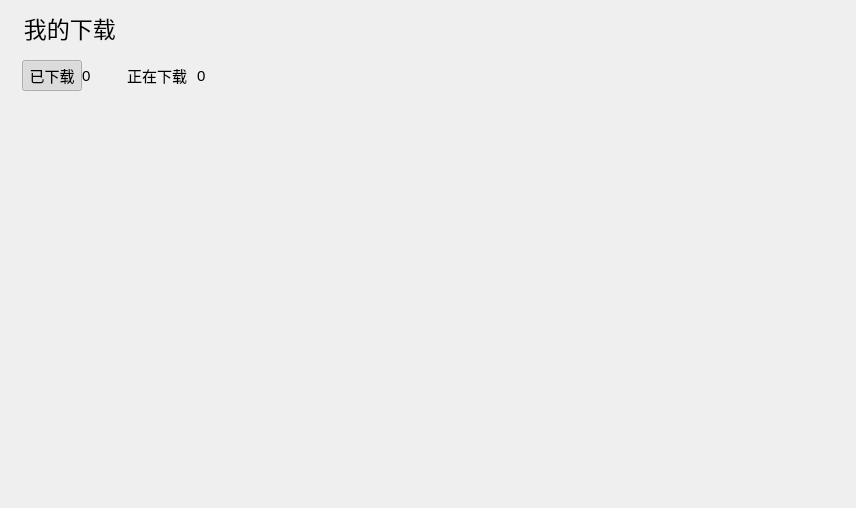
<?xml version="1.0" encoding="UTF-8"?>
<ui version="4.0">
 <class>ListenMyDownload</class>
 <widget class="QWidget" name="ListenMyDownload">
  <property name="geometry">
   <rect>
    <x>0</x>
    <y>0</y>
    <width>856</width>
    <height>508</height>
   </rect>
  </property>
  <property name="windowTitle">
   <string>ListenMyDownload</string>
  </property>
  <layout class="QVBoxLayout" name="verticalLayout_3">
   <item>
    <widget class="QLabel" name="title_label">
     <property name="font">
      <font>
       <pointsize>17</pointsize>
       <bold>false</bold>
      </font>
     </property>
     <property name="text">
      <string>  我的下载</string>
     </property>
     <property name="scaledContents">
      <bool>true</bool>
     </property>
    </widget>
   </item>
   <item>
    <widget class="QWidget" name="guide_widget" native="true">
     <layout class="QHBoxLayout" name="horizontalLayout_8">
      <property name="leftMargin">
       <number>11</number>
      </property>
      <property name="bottomMargin">
       <number>5</number>
      </property>
      <item>
       <widget class="QWidget" name="guide_widget1" native="true">
        <layout class="QVBoxLayout" name="verticalLayout">
         <property name="spacing">
          <number>2</number>
         </property>
         <property name="leftMargin">
          <number>0</number>
         </property>
         <property name="topMargin">
          <number>0</number>
         </property>
         <property name="rightMargin">
          <number>0</number>
         </property>
         <property name="bottomMargin">
          <number>0</number>
         </property>
         <item>
          <layout class="QHBoxLayout" name="horizontalLayout">
           <property name="spacing">
            <number>0</number>
           </property>
           <item>
            <widget class="QPushButton" name="downloaded_pushButton">
             <property name="sizePolicy">
              <sizepolicy hsizetype="Fixed" vsizetype="Fixed">
               <horstretch>0</horstretch>
               <verstretch>0</verstretch>
              </sizepolicy>
             </property>
             <property name="minimumSize">
              <size>
               <width>60</width>
               <height>0</height>
              </size>
             </property>
             <property name="maximumSize">
              <size>
               <width>60</width>
               <height>16777215</height>
              </size>
             </property>
             <property name="font">
              <font>
               <pointsize>11</pointsize>
              </font>
             </property>
             <property name="cursor">
              <cursorShape>PointingHandCursor</cursorShape>
             </property>
             <property name="text">
              <string>已下载</string>
             </property>
             <property name="checkable">
              <bool>true</bool>
             </property>
             <property name="checked">
              <bool>true</bool>
             </property>
             <property name="flat">
              <bool>true</bool>
             </property>
            </widget>
           </item>
           <item>
            <widget class="QLabel" name="downloaded_number_label">
             <property name="font">
              <font>
               <pointsize>11</pointsize>
               <bold>false</bold>
              </font>
             </property>
             <property name="cursor">
              <cursorShape>PointingHandCursor</cursorShape>
             </property>
             <property name="styleSheet">
              <string notr="true"/>
             </property>
             <property name="text">
              <string>0</string>
             </property>
            </widget>
           </item>
          </layout>
         </item>
         <item>
          <widget class="QLabel" name="idx1_lab">
           <property name="sizePolicy">
            <sizepolicy hsizetype="Preferred" vsizetype="Fixed">
             <horstretch>0</horstretch>
             <verstretch>0</verstretch>
            </sizepolicy>
           </property>
           <property name="minimumSize">
            <size>
             <width>20</width>
             <height>0</height>
            </size>
           </property>
           <property name="maximumSize">
            <size>
             <width>16777215</width>
             <height>12</height>
            </size>
           </property>
           <property name="text">
            <string/>
           </property>
           <property name="scaledContents">
            <bool>false</bool>
           </property>
           <property name="alignment">
            <set>Qt::AlignCenter</set>
           </property>
          </widget>
         </item>
        </layout>
       </widget>
      </item>
      <item>
       <spacer name="horizontalSpacer_2">
        <property name="orientation">
         <enum>Qt::Horizontal</enum>
        </property>
        <property name="sizeType">
         <enum>QSizePolicy::Fixed</enum>
        </property>
        <property name="sizeHint" stdset="0">
         <size>
          <width>20</width>
          <height>20</height>
         </size>
        </property>
       </spacer>
      </item>
      <item>
       <widget class="QWidget" name="guide_widget2" native="true">
        <layout class="QVBoxLayout" name="verticalLayout_2">
         <property name="spacing">
          <number>2</number>
         </property>
         <property name="leftMargin">
          <number>0</number>
         </property>
         <property name="topMargin">
          <number>0</number>
         </property>
         <property name="rightMargin">
          <number>0</number>
         </property>
         <property name="bottomMargin">
          <number>0</number>
         </property>
         <item>
          <layout class="QHBoxLayout" name="horizontalLayout_2">
           <property name="spacing">
            <number>0</number>
           </property>
           <item>
            <widget class="QPushButton" name="downloading_pushButton">
             <property name="sizePolicy">
              <sizepolicy hsizetype="Fixed" vsizetype="Fixed">
               <horstretch>0</horstretch>
               <verstretch>0</verstretch>
              </sizepolicy>
             </property>
             <property name="minimumSize">
              <size>
               <width>80</width>
               <height>0</height>
              </size>
             </property>
             <property name="maximumSize">
              <size>
               <width>80</width>
               <height>16777215</height>
              </size>
             </property>
             <property name="font">
              <font>
               <pointsize>11</pointsize>
              </font>
             </property>
             <property name="cursor">
              <cursorShape>PointingHandCursor</cursorShape>
             </property>
             <property name="text">
              <string>正在下载</string>
             </property>
             <property name="checkable">
              <bool>true</bool>
             </property>
             <property name="flat">
              <bool>true</bool>
             </property>
            </widget>
           </item>
           <item>
            <widget class="QLabel" name="downloading_number_label">
             <property name="font">
              <font>
               <pointsize>11</pointsize>
              </font>
             </property>
             <property name="cursor">
              <cursorShape>PointingHandCursor</cursorShape>
             </property>
             <property name="text">
              <string>0</string>
             </property>
            </widget>
           </item>
          </layout>
         </item>
         <item>
          <widget class="QLabel" name="idx2_lab">
           <property name="sizePolicy">
            <sizepolicy hsizetype="Preferred" vsizetype="Fixed">
             <horstretch>0</horstretch>
             <verstretch>0</verstretch>
            </sizepolicy>
           </property>
           <property name="minimumSize">
            <size>
             <width>20</width>
             <height>0</height>
            </size>
           </property>
           <property name="maximumSize">
            <size>
             <width>16777215</width>
             <height>12</height>
            </size>
           </property>
           <property name="text">
            <string/>
           </property>
           <property name="scaledContents">
            <bool>false</bool>
           </property>
           <property name="alignment">
            <set>Qt::AlignCenter</set>
           </property>
          </widget>
         </item>
        </layout>
       </widget>
      </item>
      <item>
       <spacer name="horizontalSpacer">
        <property name="orientation">
         <enum>Qt::Horizontal</enum>
        </property>
        <property name="sizeHint" stdset="0">
         <size>
          <width>40</width>
          <height>20</height>
         </size>
        </property>
       </spacer>
      </item>
     </layout>
    </widget>
   </item>
   <item>
    <widget class="SlidingStackedWidget" name="stackedWidget">
     <property name="sizePolicy">
      <sizepolicy hsizetype="Expanding" vsizetype="Expanding">
       <horstretch>0</horstretch>
       <verstretch>0</verstretch>
      </sizepolicy>
     </property>
    </widget>
   </item>
  </layout>
 </widget>
 <customwidgets>
  <customwidget>
   <class>SlidingStackedWidget</class>
   <extends>QStackedWidget</extends>
   <header>slidingstackedwidget.h</header>
   <container>1</container>
  </customwidget>
 </customwidgets>
 <resources/>
 <connections/>
</ui>
